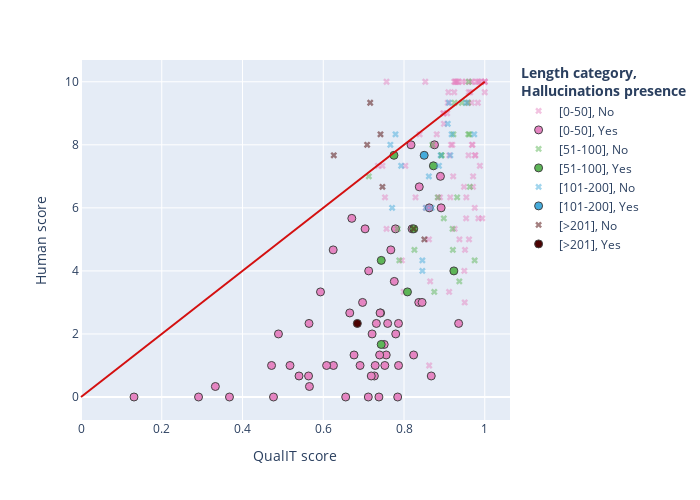
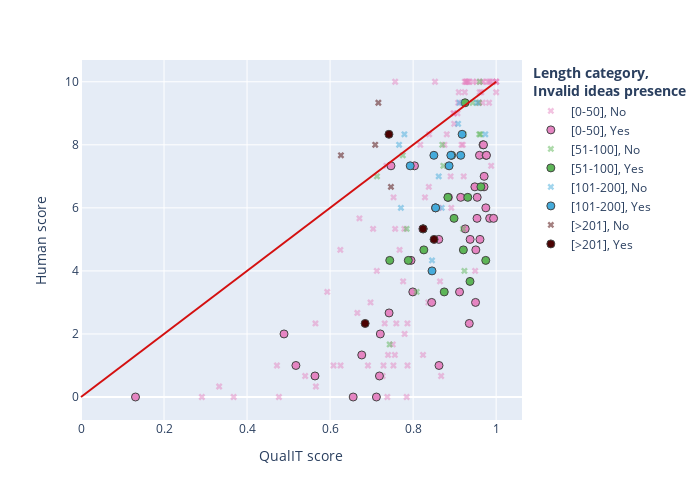

The cell these charts' notebook holds for them, in order:
### Code cell
# Scatter plot - bins fixes
### Hallucinations
fig1 = px.scatter(
    df, x="C", y="score_humain", color="contrib_tokens_bins_fixe", 
    color_discrete_sequence=["#e585c2", "#5db557", "#45abdb", "#4B0202"],
    symbol="pres_hallu", symbol_map={"Yes":"circle", "No":"x"},
    category_orders={"contrib_tokens_bins_fixe": ["[0-50]", "[51-100]", "[101-200]", "[>201]"]}
)
fig1.for_each_trace(
    lambda trace: trace.update(marker=dict(
        size=8 if trace.name.endswith("Yes") else 6,
        opacity=1.0 if trace.name.endswith("Yes") else 0.5,
        line=dict(width=1) if trace.name.endswith("Yes") else None
    ))
)
fig1.add_shape(       # Ajout de la ligne x = y pour référence
    type="line", x0=0, x1=1, y0=0, y1=10, xref="x", yref="y", line=dict(color="#d41010")
)
fig1.update_layout(
    # title={"text": "<b>Score humain vs la métrique QualIT</b>"},
    xaxis_title="QualIT score", yaxis_title="Human score", 
    legend_title="<b>Length category, <br>Hallucinations presence</b>",
    width=700, height=500
)
fig1.update_traces(
    hovertemplate =
        "QualIT score = %{x}<br>" \
        "Human score = %{y}<extra></extra>"
)
### Idées invalides
fig2 = px.scatter(
    df, x="C", y="score_humain", color="contrib_tokens_bins_fixe", 
    color_discrete_sequence=["#e585c2", "#5db557", "#45abdb", "#4B0202"],
    symbol="pres_idees_inv", symbol_map={"Yes":"circle", "No":"x"},
    category_orders={"contrib_tokens_bins_fixe": ["[0-50]", "[51-100]", "[101-200]", "[>201]"]}
)
fig2.for_each_trace(
    lambda trace: trace.update(marker=dict(
        size=8 if trace.name.endswith("Yes") else 6,
        opacity=1.0 if trace.name.endswith("Yes") else 0.5,
        line=dict(width=1) if trace.name.endswith("Yes") else None
    ))
)
fig2.add_shape(       # Ajout de la ligne x = y pour référence
    type="line", x0=0, x1=1, y0=0, y1=10, xref="x", yref="y", line=dict(color="#d41010")
)
fig2.update_layout(
    # title={"text": "<b>Score humain vs la métrique QualIT</b>"},
    xaxis_title="QualIT score", yaxis_title="Human score", 
    legend_title="<b>Length category, <br>Invalid ideas presence</b>",
    width=700, height=500
)
fig2.update_traces(
    hovertemplate =
        "QualIT score = %{x}<br>" \
        "Human score = %{y}<extra></extra>"
)

# Affichage des figures
fig1.show()
fig2.show()

### Figure 1 — Plotly figure (JSON) as saved in the notebook; plotly's stock layout.template omitted (floating-point values rounded to 4 significant figures)
{"data": [{"hovertemplate": "QualIT score = %{x}<br>Human score = %{y}<extra></extra>", "legendgroup": "[0-50], No", "marker": {"color": "#e585c2", "line": {}, "opacity": 0.5, "size": 6, "symbol": "x"}, "mode": "markers", "name": "[0-50], No", "orientation": "v", "showlegend": true, "type": "scatter", "x": [0.9844, 0.9862, 0.8624, 0.9794, 0.7466, 0.9598, 0.9445, 0.9244, 1.0, 0.9539, 0.9494, 0.9666, 0.9602, 0.9684, 0.9528, 0.854, 0.9198, 0.9323, 0.9255, 0.983, 0.9711, 0.9511, 0.9278, 0.9504, 0.988, 0.9752, 0.9759, 0.9643, 0.8972, 0.9766, 0.8286, 0.9373, 0.7529, 0.8892, 0.899, 0.8033, 0.961, 0.9695, 0.8387, 0.9166, 0.9085, 0.9938, 0.9487, 1.0, 0.983, 0.9918, 0.8982, 0.9069, 0.9218, 0.7993, 1.0, 0.9684, 0.9303, 0.9273, 0.7567, 0.7567, 0.7355, 0.8648, 1.0, 0.9589, 0.9124, 0.935, 0.8618, 0.9101, 0.8847, 0.9244, 0.9708, 0.9543, 0.9118, 0.8811, 0.7949, 0.9673, 0.8527, 0.9146], "xaxis": "x", "y": [5.667, 10.0, 1.0, 10.0, 7.333, 7.667, 10.0, 10.0, 10.0, 5.667, 4.0, 10.0, 9.667, 8.0, 10.0, 6.0, 8.0, 10.0, 5.333, 9.333, 7.0, 4.667, 10.0, 3.0, 7.333, 6.0, 7.667, 9.667, 9.0, 7.667, 6.333, 5.0, 6.333, 6.333, 8.667, 7.333, 5.0, 8.0, 8.333, 8.0, 9.333, 5.667, 6.667, 10.0, 10.0, 10.0, 9.0, 9.0, 7.0, 3.333, 10.0, 10.0, 10.0, 10.0, 10.0, 5.333, 7.333, 3.667, 9.667, 9.333, 7.667, 10.0, 5.0, 9.667, 6.333, 9.667, 6.667, 6.333, 3.333, 8.333, 4.333, 9.333, 10.0, 6.333], "yaxis": "y"}, {"hovertemplate": "QualIT score = %{x}<br>Human score = %{y}<extra></extra>", "legendgroup": "[0-50], Yes", "marker": {"color": "#e585c2", "line": {"width": 1}, "opacity": 1, "size": 8, "symbol": "circle"}, "mode": "markers", "name": "[0-50], Yes", "orientation": "v", "showlegend": true, "type": "scatter", "x": [0.8755, 0.4891, 0.5647, 0.751, 0.8378, 0.472, 0.756, 0.6252, 0.7266, 0.3328, 0.9353, 0.6912, 0.5658, 0.1313, 0.6707, 0.2911, 0.8366, 0.7316, 0.8173, 0.6763, 0.7189, 0.7397, 0.7795, 0.7789, 0.82, 0.6974, 0.892, 0.7865, 0.7526, 0.5636, 0.8626, 0.7037, 0.5177, 0.7286, 0.3677, 0.7116, 0.7844, 0.6082, 0.8239, 0.7379, 0.7674, 0.8903, 0.721, 0.7595, 0.6556, 0.7863, 0.8675, 0.7421, 0.6656, 0.8448, 0.6246, 0.5932, 0.54, 0.7125, 0.4768, 0.7408, 0.776], "xaxis": "x", "y": [8.0, 2.0, 2.333, 1.667, 6.667, 1.0, 1.333, 1.0, 0.6667, 0.3333, 2.333, 1.0, 0.3333, 0.0, 5.667, 0.0, 3.0, 2.333, 8.0, 1.333, 0.6667, 1.333, 2.0, 5.333, 5.333, 3.0, 6.0, 1.0, 1.0, 0.6667, 6.0, 5.333, 1.0, 1.0, 0.0, 0.0, 0.0, 1.0, 1.333, 0.0, 4.667, 7.0, 2.0, 2.333, 0.0, 2.333, 0.6667, 2.667, 2.667, 3.0, 4.667, 3.333, 0.6667, 4.0, 0.0, 2.667, 3.667], "yaxis": "y"}, {"hovertemplate": "QualIT score = %{x}<br>Human score = %{y}<extra></extra>", "legendgroup": "[51-100], No", "marker": {"color": "#5db557", "line": {}, "opacity": 0.5, "size": 6, "symbol": "x"}, "mode": "markers", "name": "[51-100], No", "orientation": "v", "showlegend": true, "type": "scatter", "x": [0.9203, 0.9251, 0.9211, 0.8929, 0.9223, 0.9633, 0.937, 0.9584, 0.9749, 0.8928, 0.9604, 0.9434, 0.875, 0.8702, 0.9594, 0.8986, 0.9622, 0.8837, 0.7884, 0.9317, 0.8258, 0.7844, 0.7129], "xaxis": "x", "y": [5.333, 9.333, 4.667, 7.667, 8.333, 6.667, 3.667, 9.333, 4.333, 7.667, 10.0, 9.333, 3.333, 8.0, 8.333, 5.667, 8.333, 6.333, 4.333, 6.333, 4.667, 5.333, 7.0], "yaxis": "y"}, {"hovertemplate": "QualIT score = %{x}<br>Human score = %{y}<extra></extra>", "legendgroup": "[51-100], Yes", "marker": {"color": "#5db557", "line": {"width": 1}, "opacity": 1, "size": 8, "symbol": "circle"}, "mode": "markers", "name": "[51-100], Yes", "orientation": "v", "showlegend": true, "type": "scatter", "x": [0.9235, 0.7437, 0.8728, 0.7435, 0.7751, 0.8242, 0.8086], "xaxis": "x", "y": [4.0, 4.333, 7.333, 1.667, 7.667, 5.333, 3.333], "yaxis": "y"}, {"hovertemplate": "QualIT score = %{x}<br>Human score = %{y}<extra></extra>", "legendgroup": "[101-200], No", "marker": {"color": "#45abdb", "line": {}, "opacity": 0.5, "size": 6, "symbol": "x"}, "mode": "markers", "name": "[101-200], No", "orientation": "v", "showlegend": true, "type": "scatter", "x": [0.9542, 0.8908, 0.9084, 0.793, 0.779, 0.8689, 0.9147, 0.9739, 0.8542, 0.8455, 0.9116, 0.918, 0.8866, 0.8455, 0.7706, 0.7662, 0.8616], "xaxis": "x", "y": [9.333, 7.667, 8.667, 7.333, 8.333, 6.0, 7.667, 8.333, 6.0, 4.333, 9.333, 8.333, 7.333, 4.0, 6.0, 8.0, 7.0], "yaxis": "y"}, {"hovertemplate": "QualIT score = %{x}<br>Human score = %{y}<extra></extra>", "legendgroup": "[101-200], Yes", "marker": {"color": "#45abdb", "line": {"width": 1}, "opacity": 1, "size": 8, "symbol": "circle"}, "mode": "markers", "name": "[101-200], Yes", "orientation": "v", "showlegend": true, "type": "scatter", "x": [0.85], "xaxis": "x", "y": [7.667], "yaxis": "y"}, {"hovertemplate": "QualIT score = %{x}<br>Human score = %{y}<extra></extra>", "legendgroup": "[>201], No", "marker": {"color": "#4B0202", "line": {}, "opacity": 0.5, "size": 6, "symbol": "x"}, "mode": "markers", "name": "[>201], No", "orientation": "v", "showlegend": true, "type": "scatter", "x": [0.8505, 0.8239, 0.7163, 0.7418, 0.7087, 0.6261, 0.7466], "xaxis": "x", "y": [5.0, 5.333, 9.333, 8.333, 8.0, 7.667, 6.667], "yaxis": "y"}, {"hovertemplate": "QualIT score = %{x}<br>Human score = %{y}<extra></extra>", "legendgroup": "[>201], Yes", "marker": {"color": "#4B0202", "line": {"width": 1}, "opacity": 1, "size": 8, "symbol": "circle"}, "mode": "markers", "name": "[>201], Yes", "orientation": "v", "showlegend": true, "type": "scatter", "x": [0.6844], "xaxis": "x", "y": [2.333], "yaxis": "y"}], "layout": {"height": 500, "legend": {"title": {"text": "<b>Length category, <br>Hallucinations presence</b>"}, "tracegroupgap": 0}, "margin": {"t": 60}, "shapes": [{"line": {"color": "#d41010"}, "type": "line", "x0": 0, "x1": 1, "xref": "x", "y0": 0, "y1": 10, "yref": "y"}], "width": 700, "xaxis": {"anchor": "y", "domain": [0, 1], "title": {"text": "QualIT score"}}, "yaxis": {"anchor": "x", "domain": [0, 1], "title": {"text": "Human score"}}}}

### Figure 2 — Plotly figure (JSON) as saved in the notebook; plotly's stock layout.template omitted (floating-point values rounded to 4 significant figures)
{"data": [{"hovertemplate": "QualIT score = %{x}<br>Human score = %{y}<extra></extra>", "legendgroup": "[0-50], No", "marker": {"color": "#e585c2", "line": {}, "opacity": 0.5, "size": 6, "symbol": "x"}, "mode": "markers", "name": "[0-50], No", "orientation": "v", "showlegend": true, "type": "scatter", "x": [0.9862, 0.9794, 0.9445, 0.9244, 1.0, 0.9494, 0.9666, 0.9602, 0.9528, 0.9198, 0.9323, 0.983, 0.9278, 0.988, 0.9643, 0.8972, 0.8286, 0.7529, 0.8892, 0.899, 0.8387, 0.9166, 0.9085, 1.0, 0.983, 0.9918, 0.8982, 0.9069, 0.9218, 0.8755, 1.0, 0.9684, 0.9303, 0.9273, 0.7567, 0.7567, 0.7355, 0.8648, 1.0, 0.9589, 0.9124, 0.935, 0.9101, 0.9244, 0.8811, 0.9673, 0.8527, 0.5647, 0.751, 0.8378, 0.472, 0.756, 0.6252, 0.7266, 0.3328, 0.6912, 0.5658, 0.6707, 0.2911, 0.8366, 0.7316, 0.8173, 0.7397, 0.7795, 0.7789, 0.82, 0.6974, 0.892, 0.7865, 0.7526, 0.8626, 0.7037, 0.7286, 0.3677, 0.7844, 0.6082, 0.8239, 0.7379, 0.7674, 0.8903, 0.7595, 0.7863, 0.8675, 0.6656, 0.6246, 0.5932, 0.54, 0.7125, 0.4768, 0.7408, 0.776], "xaxis": "x", "y": [10.0, 10.0, 10.0, 10.0, 10.0, 4.0, 10.0, 9.667, 10.0, 8.0, 10.0, 9.333, 10.0, 7.333, 9.667, 9.0, 6.333, 6.333, 6.333, 8.667, 8.333, 8.0, 9.333, 10.0, 10.0, 10.0, 9.0, 9.0, 7.0, 8.0, 10.0, 10.0, 10.0, 10.0, 10.0, 5.333, 7.333, 3.667, 9.667, 9.333, 7.667, 10.0, 9.667, 9.667, 8.333, 9.333, 10.0, 2.333, 1.667, 6.667, 1.0, 1.333, 1.0, 0.6667, 0.3333, 1.0, 0.3333, 5.667, 0.0, 3.0, 2.333, 8.0, 1.333, 2.0, 5.333, 5.333, 3.0, 6.0, 1.0, 1.0, 6.0, 5.333, 1.0, 0.0, 0.0, 1.0, 1.333, 0.0, 4.667, 7.0, 2.333, 2.333, 0.6667, 2.667, 4.667, 3.333, 0.6667, 4.0, 0.0, 2.667, 3.667], "yaxis": "y"}, {"hovertemplate": "QualIT score = %{x}<br>Human score = %{y}<extra></extra>", "legendgroup": "[0-50], Yes", "marker": {"color": "#e585c2", "line": {"width": 1}, "opacity": 1, "size": 8, "symbol": "circle"}, "mode": "markers", "name": "[0-50], Yes", "orientation": "v", "showlegend": true, "type": "scatter", "x": [0.9844, 0.8624, 0.7466, 0.9598, 0.9539, 0.9684, 0.854, 0.9255, 0.9711, 0.9511, 0.9504, 0.9752, 0.9759, 0.9766, 0.9373, 0.8033, 0.961, 0.9695, 0.9938, 0.9487, 0.7993, 0.8618, 0.8847, 0.9708, 0.9543, 0.9118, 0.7949, 0.4891, 0.9353, 0.1313, 0.6763, 0.7189, 0.5636, 0.5177, 0.7116, 0.721, 0.6556, 0.7421, 0.8448, 0.9146], "xaxis": "x", "y": [5.667, 1.0, 7.333, 7.667, 5.667, 8.0, 6.0, 5.333, 7.0, 4.667, 3.0, 6.0, 7.667, 7.667, 5.0, 7.333, 5.0, 8.0, 5.667, 6.667, 3.333, 5.0, 6.333, 6.667, 6.333, 3.333, 4.333, 2.0, 2.333, 0.0, 1.333, 0.6667, 0.6667, 1.0, 0.0, 2.0, 0.0, 2.667, 3.0, 6.333], "yaxis": "y"}, {"hovertemplate": "QualIT score = %{x}<br>Human score = %{y}<extra></extra>", "legendgroup": "[51-100], No", "marker": {"color": "#5db557", "line": {}, "opacity": 0.5, "size": 6, "symbol": "x"}, "mode": "markers", "name": "[51-100], No", "orientation": "v", "showlegend": true, "type": "scatter", "x": [0.9203, 0.8929, 0.9223, 0.9584, 0.9604, 0.9434, 0.8702, 0.9594, 0.9622, 0.9235, 0.8728, 0.7435, 0.7844, 0.7751, 0.8086, 0.7129], "xaxis": "x", "y": [5.333, 7.667, 8.333, 9.333, 10.0, 9.333, 8.0, 8.333, 8.333, 4.0, 7.333, 1.667, 5.333, 7.667, 3.333, 7.0], "yaxis": "y"}, {"hovertemplate": "QualIT score = %{x}<br>Human score = %{y}<extra></extra>", "legendgroup": "[51-100], Yes", "marker": {"color": "#5db557", "line": {"width": 1}, "opacity": 1, "size": 8, "symbol": "circle"}, "mode": "markers", "name": "[51-100], Yes", "orientation": "v", "showlegend": true, "type": "scatter", "x": [0.9251, 0.9211, 0.9633, 0.937, 0.9749, 0.8928, 0.875, 0.8986, 0.8837, 0.7884, 0.9317, 0.8258, 0.7437, 0.8242], "xaxis": "x", "y": [9.333, 4.667, 6.667, 3.667, 4.333, 7.667, 3.333, 5.667, 6.333, 4.333, 6.333, 4.667, 4.333, 5.333], "yaxis": "y"}, {"hovertemplate": "QualIT score = %{x}<br>Human score = %{y}<extra></extra>", "legendgroup": "[101-200], No", "marker": {"color": "#45abdb", "line": {}, "opacity": 0.5, "size": 6, "symbol": "x"}, "mode": "markers", "name": "[101-200], No", "orientation": "v", "showlegend": true, "type": "scatter", "x": [0.9542, 0.9084, 0.779, 0.8689, 0.9739, 0.8455, 0.9116, 0.7706, 0.7662, 0.8616], "xaxis": "x", "y": [9.333, 8.667, 8.333, 6.0, 8.333, 4.333, 9.333, 6.0, 8.0, 7.0], "yaxis": "y"}, {"hovertemplate": "QualIT score = %{x}<br>Human score = %{y}<extra></extra>", "legendgroup": "[101-200], Yes", "marker": {"color": "#45abdb", "line": {"width": 1}, "opacity": 1, "size": 8, "symbol": "circle"}, "mode": "markers", "name": "[101-200], Yes", "orientation": "v", "showlegend": true, "type": "scatter", "x": [0.8908, 0.793, 0.9147, 0.8542, 0.918, 0.8866, 0.8455, 0.85], "xaxis": "x", "y": [7.667, 7.333, 7.667, 6.0, 8.333, 7.333, 4.0, 7.667], "yaxis": "y"}, {"hovertemplate": "QualIT score = %{x}<br>Human score = %{y}<extra></extra>", "legendgroup": "[>201], No", "marker": {"color": "#4B0202", "line": {}, "opacity": 0.5, "size": 6, "symbol": "x"}, "mode": "markers", "name": "[>201], No", "orientation": "v", "showlegend": true, "type": "scatter", "x": [0.7163, 0.7087, 0.6261, 0.7466], "xaxis": "x", "y": [9.333, 8.0, 7.667, 6.667], "yaxis": "y"}, {"hovertemplate": "QualIT score = %{x}<br>Human score = %{y}<extra></extra>", "legendgroup": "[>201], Yes", "marker": {"color": "#4B0202", "line": {"width": 1}, "opacity": 1, "size": 8, "symbol": "circle"}, "mode": "markers", "name": "[>201], Yes", "orientation": "v", "showlegend": true, "type": "scatter", "x": [0.8505, 0.8239, 0.7418, 0.6844], "xaxis": "x", "y": [5.0, 5.333, 8.333, 2.333], "yaxis": "y"}], "layout": {"height": 500, "legend": {"title": {"text": "<b>Length category, <br>Invalid ideas presence</b>"}, "tracegroupgap": 0}, "margin": {"t": 60}, "shapes": [{"line": {"color": "#d41010"}, "type": "line", "x0": 0, "x1": 1, "xref": "x", "y0": 0, "y1": 10, "yref": "y"}], "width": 700, "xaxis": {"anchor": "y", "domain": [0, 1], "title": {"text": "QualIT score"}}, "yaxis": {"anchor": "x", "domain": [0, 1], "title": {"text": "Human score"}}}}
